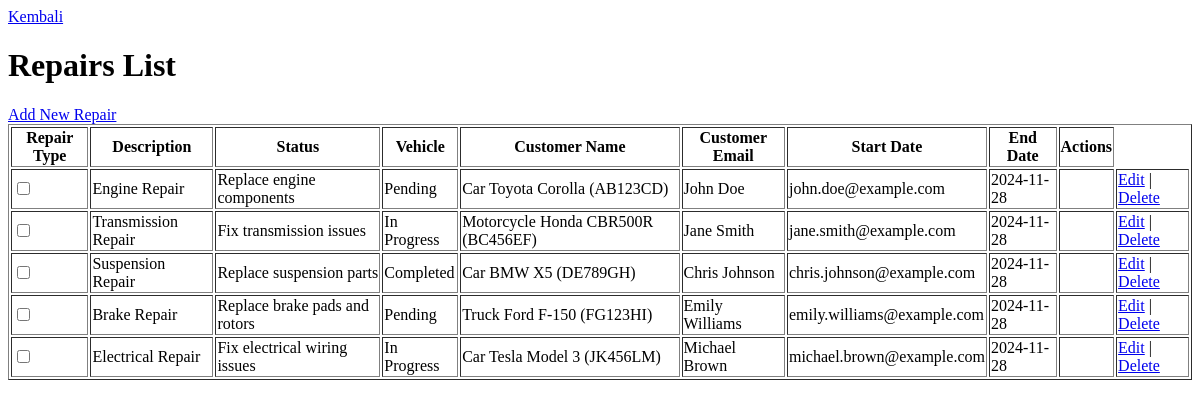
Page /repairs/index.php on the earlier database version.
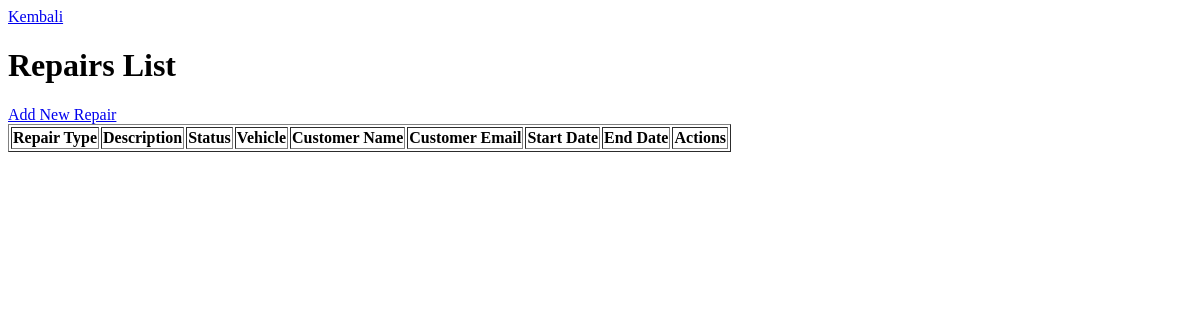
Same page on the later database version.
### tables this page shows
CREATE TABLE `repairs` (
  `id` int(11) NOT NULL,
  `vehicle_id` int(11) DEFAULT NULL,
  `repair_type` varchar(100) DEFAULT NULL,
  `description` text DEFAULT NULL,
  `status` varchar(50) DEFAULT NULL,
  `start_date` date DEFAULT NULL,
  `end_date` date DEFAULT NULL,
  `created_at` timestamp NOT NULL DEFAULT current_timestamp(),
  `updated_at` timestamp NOT NULL DEFAULT current_timestamp() ON UPDATE current_timestamp()
);

CREATE TABLE `vehicles` (
  `id` int(11) NOT NULL,
  `customer_id` int(11) DEFAULT NULL,
  `vehicle_type` varchar(50) DEFAULT NULL,
  `brand` varchar(100) DEFAULT NULL,
  `model` varchar(100) DEFAULT NULL,
  `license_plate` varchar(20) DEFAULT NULL,
  `year` int(11) DEFAULT NULL,
  `created_at` timestamp NOT NULL DEFAULT current_timestamp(),
  `updated_at` timestamp NOT NULL DEFAULT current_timestamp() ON UPDATE current_timestamp()
);

CREATE TABLE `customers` (
  `id` int(11) NOT NULL,
  `first_name` varchar(255) DEFAULT NULL,
  `last_name` varchar(255) DEFAULT NULL,
  `email` varchar(255) DEFAULT NULL,
  `phone` varchar(20) DEFAULT NULL,
  `address` text DEFAULT NULL,
  `created_at` timestamp NOT NULL DEFAULT current_timestamp(),
  `updated_at` timestamp NOT NULL DEFAULT current_timestamp() ON UPDATE current_timestamp()
);

### repairs/index.php (the view, shortened to what this page needs)
<?php
include('../config/database.php');
$sql = "SELECT repairs.id, repairs.repair_type, repairs.description, repairs.status, repairs.start_date, repairs.end_date,
                vehicles.id AS vehicle_id, vehicles.vehicle_type, vehicles.brand, vehicles.model, vehicles.license_plate, vehicles.year,
                customers.first_name, customers.last_name, customers.email
        FROM repairs
        JOIN vehicles ON repairs.vehicle_id = vehicles.id
        JOIN customers ON vehicles.customer_id = customers.id";
$result = $conn->query($sql);
?>
<!DOCTYPE html>
<html lang="en">
<head>
</head>
<body>
  <div>
    <h1>Repairs List</h1>
    <a href="create.php">Add New Repair</a>
  </div>
  <table border="1">
    <thead>
      <tr>
        <th>Repair Type</th>
        <th>Description</th>
        <th>Status</th>
        <th>Vehicle</th>
        <th>Customer Name</th>
        <th>Customer Email</th>
        <th>Start Date</th>
        <th>End Date</th>
        <th>Actions</th>
      </tr>
    </thead>
    <tbody>
      <?php while ($row = $result->fetch_assoc()) { ?>
        <tr>
          <td><input type="checkbox" name="selected_repairs[]" value="<?php echo $row['id']; ?>" class="repair-checkbox"></td>
          <td><?php echo $row['repair_type']; ?></td>
          <td><?php echo $row['description']; ?></td>
          <td><?php echo $row['status']; ?></td>
          <td><?php echo $row['vehicle_type'] . ' ' . $row['brand'] . ' ' . $row['model'] . ' (' . $row['license_plate'] . ')'; ?></td>
          <td><?php echo $row['first_name'] . " " . $row['last_name']; ?></td>
          <td><?php echo $row['email']; ?></td>
          <td><?php echo $row['start_date']; ?></td>
          <td><?php echo $row['end_date']; ?></td>
          <td>
            <a href="update.php?id=<?php echo $row['id']; ?>">Edit</a> |
            <a href="delete.php?id=<?php echo $row['id']; ?>">Delete</a>
          </td>
        </tr>
      <?php } ?>
    </tbody>
  </table>
</body>
</html>

### config/database.php (shortened to what this page needs)
<?php
echo "<a href=../index.php>Kembali</a>";

Differences in the rows shown:
removed repairs: repair_type "Engine Repair", description "Replace engine components", status "Pending", vehicle.vehicle_type "Car", vehicle.brand "Toyota", vehicle.model "Corolla", vehicle.license_plate "AB123CD", customers.first_name "John", customers.last_name "Doe", customers.email "john.doe@example.com", start_date "2024-11-28"
removed repairs: repair_type "Transmission Repair", description "Fix transmission issues", status "In Progress", vehicle.vehicle_type "Motorcycle", vehicle.brand "Honda", vehicle.model "CBR500R", vehicle.license_plate "BC456EF", customers.first_name "Jane", customers.last_name "Smith", customers.email "jane.smith@example.com", start_date "2024-11-28"
removed repairs: repair_type "Suspension Repair", description "Replace suspension parts", status "Completed", vehicle.vehicle_type "Car", vehicle.brand "BMW", vehicle.model "X5", vehicle.license_plate "DE789GH", customers.first_name "Chris", customers.last_name "Johnson", customers.email "chris.johnson@example.com", start_date "2024-11-28"
removed repairs: repair_type "Brake Repair", description "Replace brake pads and rotors", status "Pending", vehicle.vehicle_type "Truck", vehicle.brand "Ford", vehicle.model "F-150", vehicle.license_plate "FG123HI", customers.first_name "Emily", customers.last_name "Williams", customers.email "emily.williams@example.com", start_date "2024-11-28"
removed repairs: repair_type "Electrical Repair", description "Fix electrical wiring issues", status "In Progress", vehicle.vehicle_type "Car", vehicle.brand "Tesla", vehicle.model "Model 3", vehicle.license_plate "JK456LM", customers.first_name "Michael", customers.last_name "Brown", customers.email "michael.brown@example.com", start_date "2024-11-28"
